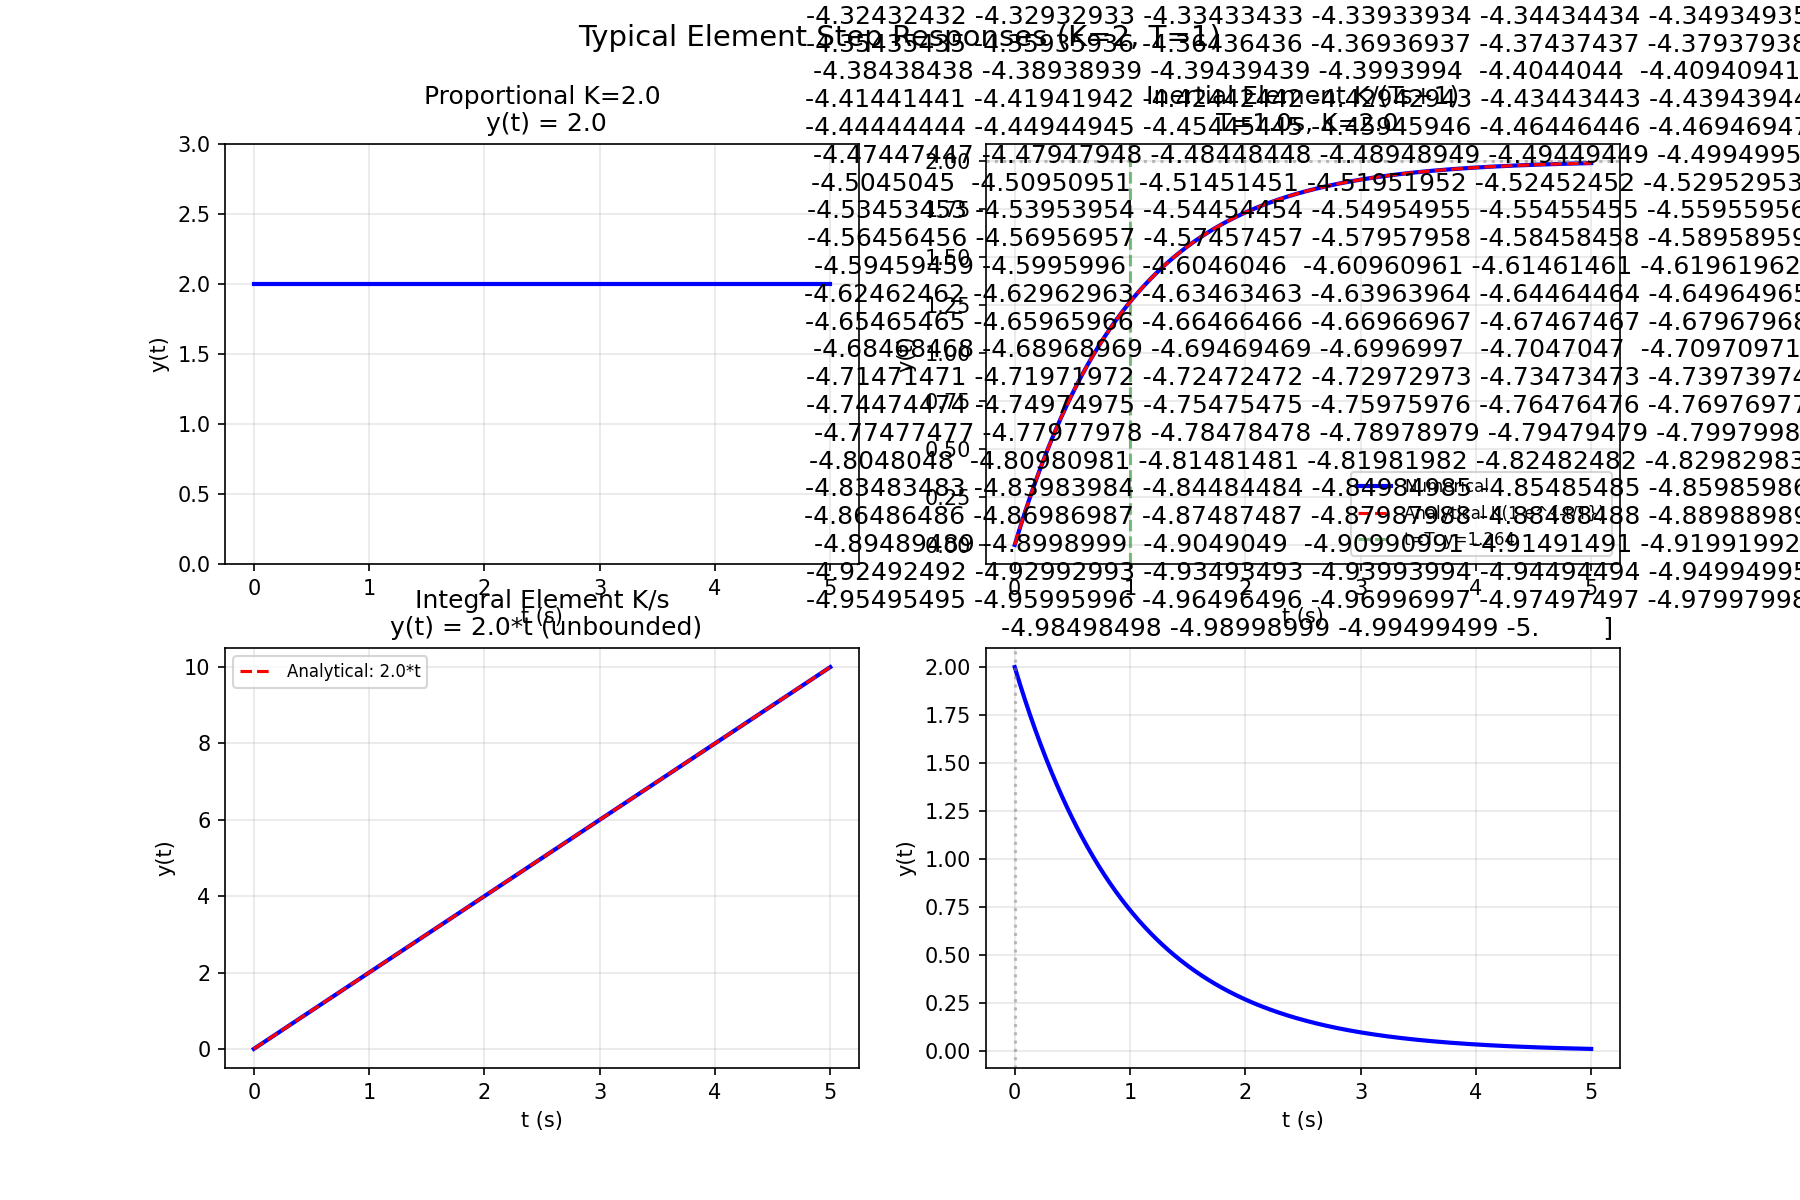

Source code (Python):
import numpy as np
import matplotlib
matplotlib.use('Agg')
import matplotlib.pyplot as plt
from scipy import signal

# ===== Day 1: 典型环节阶跃响应 =====
T = 1.0
K = 2.0
t = np.linspace(0, 5, 1000)

fig, axes = plt.subplots(2, 2, figsize=(12, 8))
fig.suptitle('Typical Element Step Responses (K=2, T=1)', fontsize=14)

# 1. 比例环节 K
sys_K = signal.TransferFunction([K], [1])
t_out, y_out = signal.step(sys_K, T=t)
axes[0,0].plot(t_out, y_out, 'b-', linewidth=2)
axes[0,0].set_title(f'Proportional K={K}\n y(t) = {K}')
axes[0,0].set_xlabel('t (s)')
axes[0,0].set_ylabel('y(t)')
axes[0,0].grid(True, alpha=0.3)
axes[0,0].set_ylim(0, K*1.5)

# 2. 惯性环节 K/(Ts+1)
sys_inertia = signal.TransferFunction([K], [T, 1])
t_out, y_out = signal.step(sys_inertia, T=t)
y_analytical = K * (1 - np.exp(-t/T))
axes[0,1].plot(t_out, y_out, 'b-', linewidth=2, label='Numerical')
axes[0,1].plot(t, y_analytical, 'r--', linewidth=1.5, label='Analytical K(1-e^{-t/T})')
axes[0,1].axhline(y=K, color='gray', linestyle=':', alpha=0.5)
axes[0,1].axvline(x=T, color='green', linestyle='--', alpha=0.5, label=f't=T: y={K*(1-np.exp(-1)):.3f}')
axes[0,1].set_title(f'Inertial Element K/(Ts+1)\n T={T}s, K={K}')
axes[0,1].set_xlabel('t (s)')
axes[0,1].set_ylabel('y(t)')
axes[0,1].legend(fontsize=8)
axes[0,1].grid(True, alpha=0.3)

# 3. 积分环节 K/s
sys_int = signal.TransferFunction([K], [1, 0])
t_out, y_out = signal.step(sys_int, T=t)
axes[1,0].plot(t_out, y_out, 'b-', linewidth=2)
axes[1,0].plot(t, K*t, 'r--', linewidth=1.5, label=f'Analytical: {K}*t')
axes[1,0].set_title(f'Integral Element K/s\n y(t) = {K}*t (unbounded)')
axes[1,0].set_xlabel('t (s)')
axes[1,0].set_ylabel('y(t)')
axes[1,0].legend(fontsize=8)
axes[1,0].grid(True, alpha=0.3)

# 4. 实际微分 K*s/(Ts+1)
sys_deriv = signal.TransferFunction([K, 0], [T, 1])
t_out, y_out = signal.step(sys_deriv, T=t)
axes[1,1].plot(t_out, y_out, 'b-', linewidth=2)
axes[1,1].axvline(x=0, color='gray', linestyle=':', alpha=0.5)
axes[1,1].set_title(f'Practical Derivative K*s/(Ts+1)\n Step: (K/T)*e^{-t/T}')
axes[1,1].set_xlabel('t (s)')
axes[1,1].set_ylabel('y(t)')
axes[1,1].grid(True, alpha=0.3)

plt.tight_layout()
output_path = 'C:/Users/WUccc/.openclaw/workspace/notes/工程控制论/code/day1_step_responses.png'
plt.savefig(output_path, dpi=150)
print(f"Figure saved: {output_path}")

# ===== Time constant physical meaning =====
print("\n===== Time Constant Verification =====")
for tau in [0.5, 1.0, 2.0, 3.0]:
    y_at_tau = K * (1 - np.exp(-1))
    y_at_3t = K * (1 - np.exp(-3))
    print(f"T={tau}s: at t=T y={y_at_tau:.3f} ({y_at_tau/K*100:.1f}%), at t=3T y={y_at_3t:.3f} ({y_at_3t/K*100:.1f}%)")

# ===== Key insight =====
print("\n===== Key Insight =====")
print("Inertial element: y(t) = K * (1 - e^(-t/T))")
print("At t=T:   y = K * 0.632 (63.2% of final value)")
print("At t=2T:  y = K * 0.865 (86.5%)")
print("At t=3T:  y = K * 0.950 (95.0%)")
print("At t=4T:  y = K * 0.982 (98.2%)")
print("At t=5T:  y = K * 0.993 (99.3%)")
print("\nPhysical meaning: T is the time to reach 63.2% of final value")
